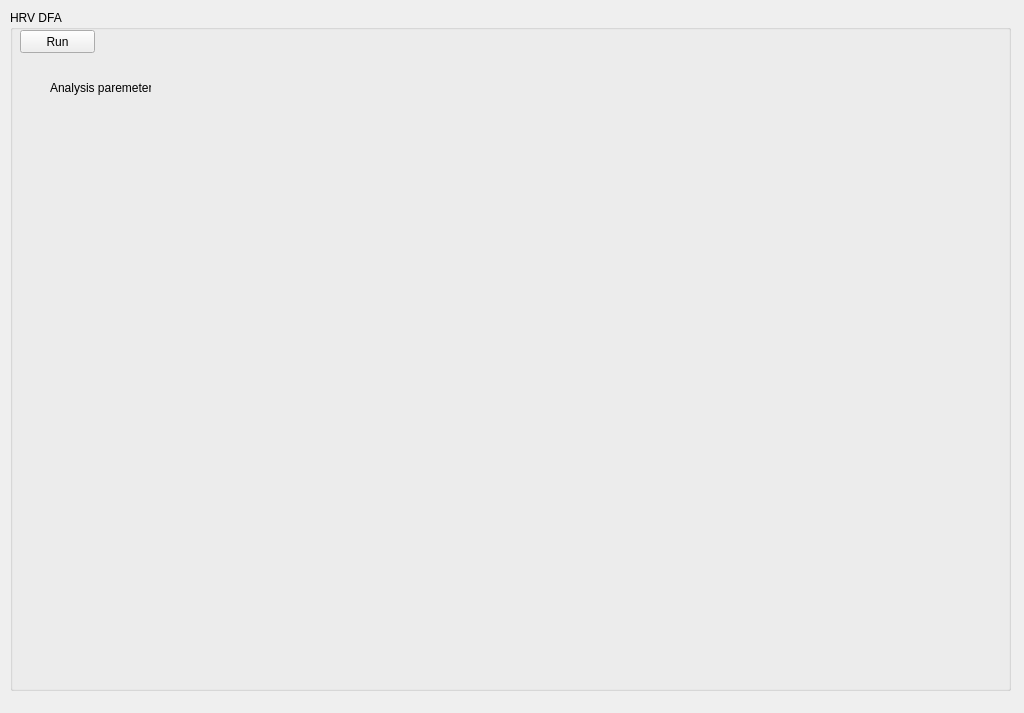
<?xml version="1.0" encoding="UTF-8"?>
<ui version="4.0">
 <class>HRV_dfa_gui</class>
 <widget class="QWidget" name="HRV_dfa_gui">
  <property name="geometry">
   <rect>
    <x>0</x>
    <y>0</y>
    <width>1024</width>
    <height>713</height>
   </rect>
  </property>
  <property name="windowTitle">
   <string>Form</string>
  </property>
  <widget class="QGroupBox" name="groupBoxHRV_DFA">
   <property name="geometry">
    <rect>
     <x>10</x>
     <y>10</y>
     <width>1001</width>
     <height>681</height>
    </rect>
   </property>
   <property name="title">
    <string>HRV DFA</string>
   </property>
   <widget class="QPushButton" name="pushButton">
    <property name="geometry">
     <rect>
      <x>10</x>
      <y>20</y>
      <width>75</width>
      <height>23</height>
     </rect>
    </property>
    <property name="text">
     <string>Run</string>
    </property>
   </widget>
   <widget class="QLabel" name="label">
    <property name="geometry">
     <rect>
      <x>40</x>
      <y>70</y>
      <width>101</width>
      <height>16</height>
     </rect>
    </property>
    <property name="text">
     <string>Analysis paremeters</string>
    </property>
   </widget>
  </widget>
 </widget>
 <resources/>
 <connections/>
</ui>
